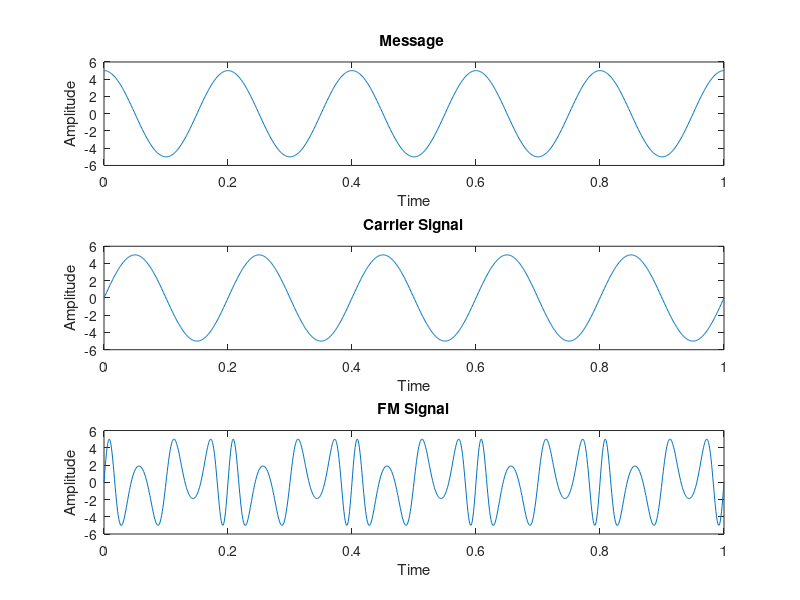

MATLAB code for this plot:
clc;
clear all;
close all;
t = 0:0.001:1; %upto 1000 samples
vm = input('Enter Amplitude (Message) = ');
vc = input('Enter Amplitude (Carrier) = ');
fM = input('Enter Message frequency = ');
fc = input('Enter Carrier frequency = ');
m = input('Enter Modulation Index = ');
msg = vm*cos(2*pi*fM*t);
subplot(3,1,1); %plotting message signal
plot(t,msg);
xlabel('Time');
ylabel('Amplitude');
title('Message ');

carrier = vc*sin(2*pi*fc*t);
subplot(3,1,2); %plotting carrier signal
plot(t,carrier);
xlabel('Time');
ylabel('Amplitude');
title('Carrier Signal');

y = vc*sin(2*pi*fc*t+m.*sin(2*pi*fM*t));
subplot(3,1,3);%plotting FM (Frequency Modulated) signal
plot(t,y);
xlabel('Time');
ylabel('Amplitude');
title('FM Signal');